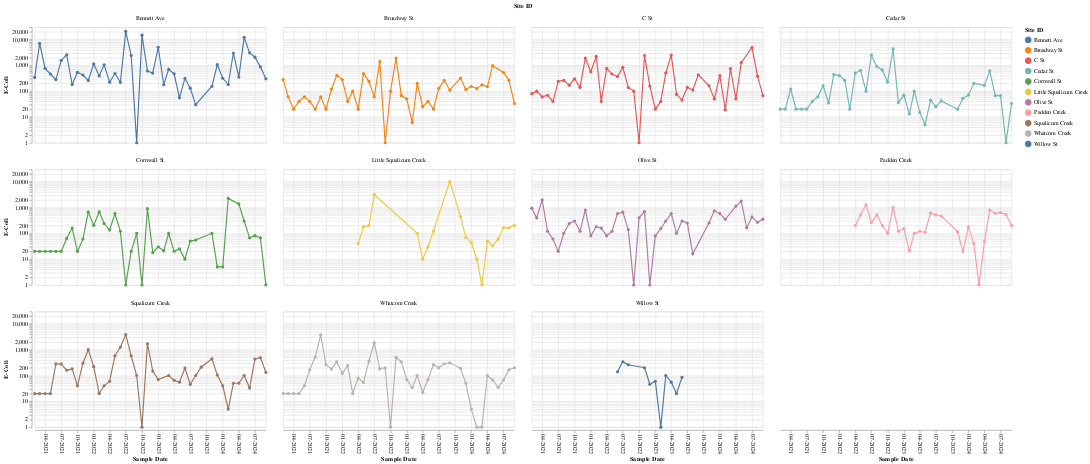

Notebook code for this chart:
### Code cell
# Ensure the data is specified at the top level
plot_data = filtered_data
# Filter data to include only the specified site IDs
#plot_data = plot_data[plot_data['Site ID'].isin(['Bennett Ave', 'Broadway St', 'C St'])]
#plot_data = plot_data[plot_data['Site ID'].isin(['Cedar St', 'Little Squalicum Creek', 'Olive St'])]
#plot_data = plot_data[plot_data['Site ID'].isin(['Padden Creek', 'Squalicum Creek', 'Whatcom Creek', 'Willow St'])]

# Base chart
base_chart = alt.Chart(plot_data).mark_line(point=True).encode(
    x=alt.X('Month:T', timeUnit='yearmonth', axis=alt.Axis(format='%m-%Y', title='Sample Date', labelAngle=90)),
    y=alt.Y('E-Coli:Q', scale=alt.Scale(type='log', domain=[1, 30000], clamp=True), axis=alt.Axis(tickCount=10)),  # Set y-axis to log scale
    color='Site ID:N',
    tooltip=['Month:T', 'Site ID:N', 'E-Coli:Q'],
    facet = alt.Facet('Site ID:N', columns=4)
).properties(
    width=400,
    height=200
)

base_chart

### Figure 1 — Vega-Lite specification as saved in the notebook (floating-point values rounded to 4 significant figures; data arrays with more than 128 entries replaced by an {"elided": "..."} marker saying what was removed)
{"config": {"view": {"continuousWidth": 300, "continuousHeight": 300}}, "data": {"name": "data-6101d92091625cc5d0ff907a474080d8"}, "mark": {"type": "line", "point": true}, "encoding": {"color": {"field": "Site ID", "type": "nominal"}, "facet": {"columns": 4, "field": "Site ID", "type": "nominal"}, "tooltip": [{"field": "Month", "type": "temporal"}, {"field": "Site ID", "type": "nominal"}, {"field": "E-Coli", "type": "quantitative"}], "x": {"axis": {"format": "%m-%Y", "labelAngle": 90, "title": "Sample Date"}, "field": "Month", "timeUnit": "yearmonth", "type": "temporal"}, "y": {"axis": {"tickCount": 10}, "field": "E-Coli", "scale": {"clamp": true, "domain": [1, 30000], "type": "log"}, "type": "quantitative"}}, "height": 200, "width": 400, "$schema": "https://vega.github.io/schema/vega-lite/v5.20.1.json", "datasets": {"data-6101d92091625cc5d0ff907a474080d8": {"elided": "393 records"}}}
